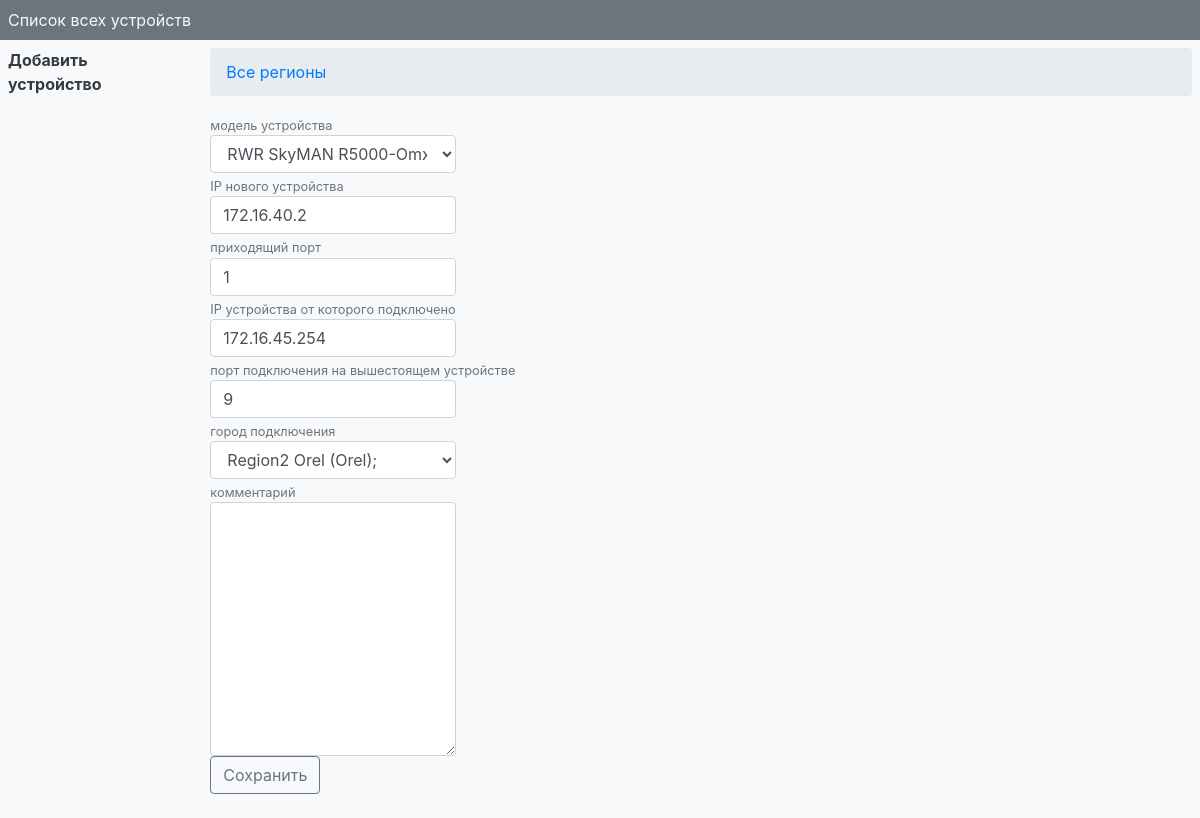
The page /device/edit/5 on the database as committed earlier.
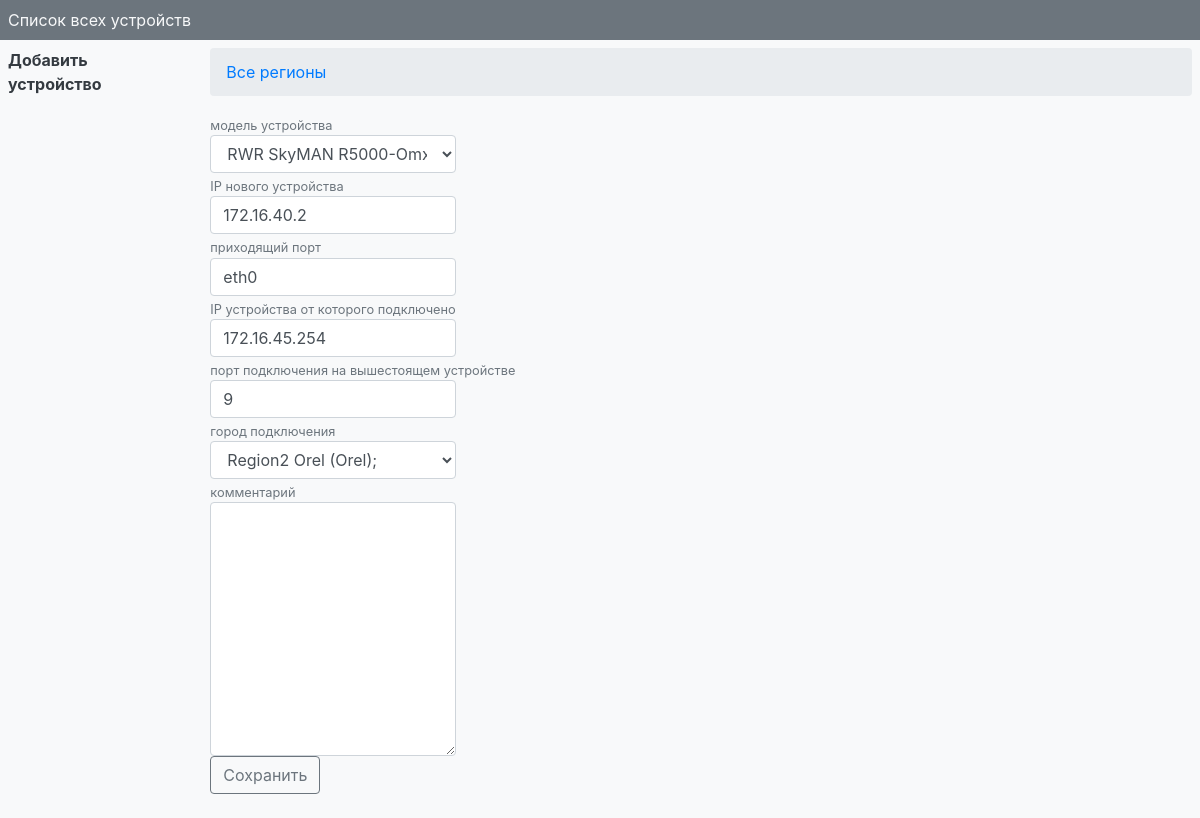
The same page on the database as committed later.
### models_device/models.py (models this page shows, shortened)
class Device(models.Model):
    model = models.ForeignKey(ModelDevices, null=True, on_delete=models.SET_NULL, help_text='модель устройства', verbose_name='Модель')
    ip = models.GenericIPAddressField(unique=True, help_text='IP нового устройства', verbose_name='IP устройства')
    incoming_port = models.CharField(max_length=10, help_text='приходящий порт', default=1, verbose_name='Приходящий порт')
    up_connect_ip = models.GenericIPAddressField(help_text='IP устройства от которого подключено', verbose_name='IP вышестоящего')
    up_connect_port = models.CharField(max_length=10, help_text='порт подключения на вышестоящем устройстве', default=1, verbose_name='Порт вышестоящего')
    city = models.ForeignKey(Cities, on_delete=models.PROTECT, help_text='город подключения', verbose_name='Город')
    comment = models.TextField(blank=True, verbose_name='Комментарий', help_text='комментарий')
    update = models.DateTimeField(auto_now=True)
    class Meta:
        verbose_name = 'Установленное оборудование'
        verbose_name_plural = 'Установленное оборудование'

### models_device/views.py (the view, shortened to what this page needs)
# urls.py: path('edit/<int:dev_id>', DeviceUpdate.as_view(), name='device_edit'),
class DeviceUpdate(TemplateView):
    form = None
    template_name = 'device_edit.html'
    def get(self, request, *args, **kwargs):
        self.dev = Device.objects.get(pk = self.kwargs['dev_id'])
        self.form = DeviceForm(instance=self.dev)
        return super(DeviceUpdate, self).get(request, *args, **kwargs)
    def get_context_data(self, *args, **kwargs):
        context = super(DeviceUpdate, self).get_context_data(*args, **kwargs)
        context['device'] = self.dev
        context['form'] = self.form
        return context

### models_device/views.py
class DeviceForm(forms.ModelForm):
    class Meta:
        model = Device
        fields = ['model', 'ip', 'incoming_port', 'up_connect_ip', 'up_connect_port', 'city', 'comment']

### cities/models.py (called while the page is built)
    def __str__(self):
        _text = f"{REGIONS[self.region-1][1]} {self.city} ({self.city_prefix});  {self.comment}"
        return _text

### models_device/models.py (called while the page is built)
    def __str__(self):
        _text = f"{self.type} {self.model} {self.comment}"
        return _text

### models_device/templatetags/myfilters.py (called while the page is built)
@register.filter('addclass')
def addclass(value, _class):
    return value.as_widget(attrs={'class': _class})

### models_device/templates/device_edit.html (shortened to what this page needs)
{% extends "base.html" %}
{% block head %}
		<nav aria-label="breadcrumb">
		  <ol class="breadcrumb">
		  	<li class="breadcrumb-item"><a href="{% url 'device' %}">Все регионы</a></li>
		  </ol>
		</nav>
{% endblock %}
{% block main %}
{% load myfilters %}
	<form action="" method="post">
		<div class="form-group">
			{% for f in form %}
					<small id="emailHelp" class="form-text text-muted">{{ f.help_text }}</small>
					{{ f|addclass:'form-control w-25' }}
			{% endfor %}
			<input class="btn btn-outline-secondary" type="submit" name="edit_device" value="Сохранить">
		</div>
	</form>
{% endblock %}

Rows that differ between the two databases and show on the page:
changed Device: incoming_port "1" → "eth0"
